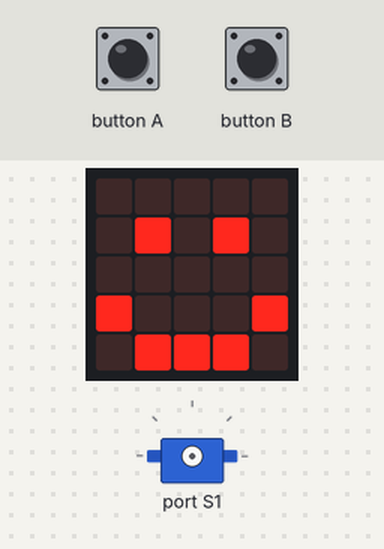
A program run on a simulated BBC micro:bit (MakeCode). On the bench: the board's 5×5 LED display, servo. Inputs (shaded band) come from the test bench.

Above: at 1.8 s.
1.9 s: button A pressed for 0.15 s
3.5 s: button B pressed for 0.15 s
At 4.6 s:
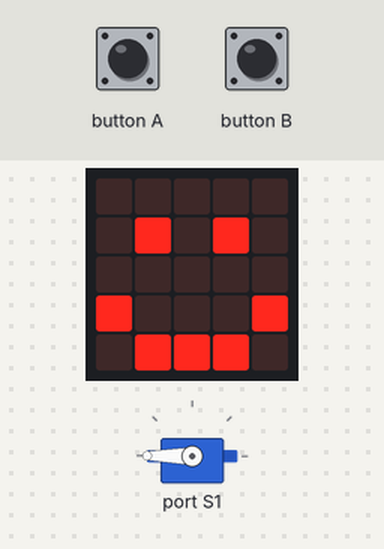
Timing chart, 0 to 6.5 s (numbered marks = the images above; inputs shaded):
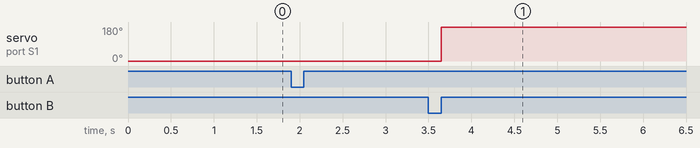

The program:

main.ts
```typescript
// (licence header left out)
const servoNumber1 = robotbit.Servos.S1
basic.showIcon(IconNames.Happy)

input.onButtonPressed(Button.A, function () {
    robotbit.Servo(servoNumber1, 0)

})

input.onButtonPressed(Button.B, function () {
    robotbit.Servo(servoNumber1, 180)
})
```

Measured:
- after the input at 3.5 s, servo on port S1: 0° → 180° after 0.15 s
